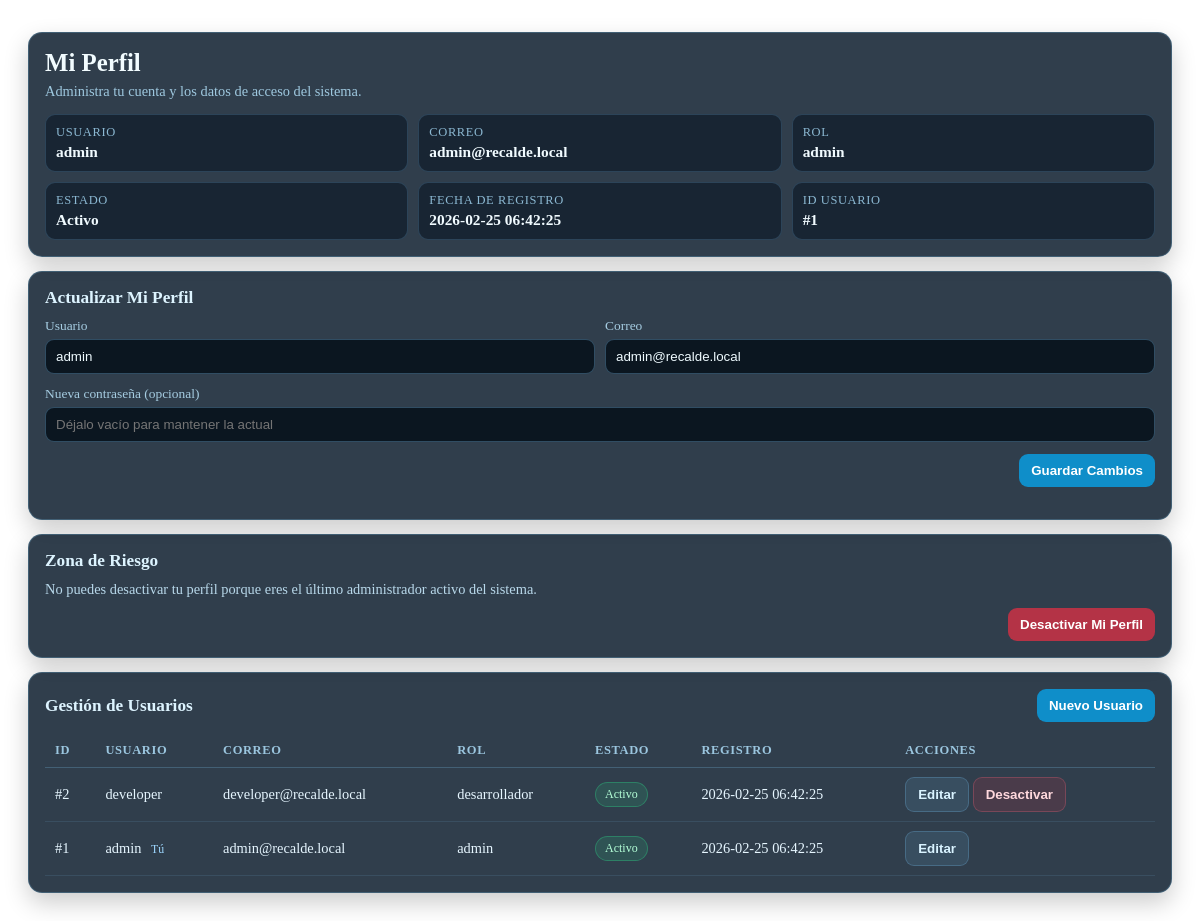
Screenshot of /?route=perfil (signed in) with the database file from the repository.
### tables this page shows
CREATE TABLE IF NOT EXISTS usuarios (
    id INT UNSIGNED AUTO_INCREMENT PRIMARY KEY,
    id_rol INT UNSIGNED NOT NULL,
    usuario VARCHAR(50) NOT NULL UNIQUE,
    correo VARCHAR(120) NOT NULL UNIQUE,
    contrasena VARCHAR(255) NOT NULL,
    debe_cambiar_contrasena TINYINT(1) NOT NULL DEFAULT 0,
    estado VARCHAR(20) NOT NULL DEFAULT 'activo',
    fecha_registro TIMESTAMP NOT NULL DEFAULT CURRENT_TIMESTAMP,
    CONSTRAINT fk_usuarios_roles
        FOREIGN KEY (id_rol) REFERENCES roles (id)
        ON UPDATE CASCADE
        ON DELETE RESTRICT
);

CREATE TABLE IF NOT EXISTS roles (
    id INT UNSIGNED AUTO_INCREMENT PRIMARY KEY,
    rol VARCHAR(40) NOT NULL UNIQUE
);

### src/views/dashboard/perfil/index.php (the view, shortened to what the rows shown need)
<?php
$usuario = $usuario ?? [];
$isAdmin = (bool) ($isAdmin ?? false);
$canDeactivateSelf = (bool) ($canDeactivateSelf ?? true);
$usuarios = $usuarios ?? [];
$idUsuarioActual = (int) ($usuario['user_id'] ?? $usuario['id'] ?? 0);
$estadoActual = strtolower((string) ($usuario['estado'] ?? 'activo'));
?>
<link rel="stylesheet" href="<?= htmlspecialchars((defined('BASE_URL') ? BASE_URL : ''), ENT_QUOTES, 'UTF-8') ?>/public/css/perfil.css">
<div class="perfil-page">
    <section class="perfil-card">
        <div class="perfil-head">
            <h1>Mi Perfil</h1>
            <p>Administra tu cuenta y los datos de acceso del sistema.</p>
        </div>
        <div class="perfil-info-grid">
            <div>
                <span>Usuario</span>
                <strong><?= htmlspecialchars((string) ($usuario['usuario'] ?? '-')) ?></strong>
            </div>
            <div>
                <span>Correo</span>
                <strong><?= htmlspecialchars((string) ($usuario['correo'] ?? '-')) ?></strong>
            </div>
            <div>
                <span>Rol</span>
                <strong><?= htmlspecialchars((string) ($usuario['nombre_rol'] ?? '-')) ?></strong>
            </div>
            <div>
                <span>Estado</span>
                <strong><?= htmlspecialchars(ucfirst($estadoActual)) ?></strong>
            </div>
            <div>
                <span>Fecha de registro</span>
                <strong><?= htmlspecialchars((string) ($usuario['fecha_registro'] ?? '-')) ?></strong>
            </div>
            <div>
                <span>ID Usuario</span>
                <strong>#<?= (int) $idUsuarioActual ?></strong>
            </div>
        </div>
    </section>
    <section class="perfil-card">
        <h2>Actualizar Mi Perfil</h2>
        <form id="perfil-update-form" class="perfil-form">
            <div class="perfil-form-grid">
                <div class="perfil-field">
                    <label for="perfil-update-usuario">Usuario</label>
                    <input
                        id="perfil-update-usuario"
                        name="usuario"
                        type="text"
                        maxlength="30"
                        value="<?= htmlspecialchars((string) ($usuario['usuario'] ?? ''), ENT_QUOTES, 'UTF-8') ?>"
                        required
                    >
                </div>
                <div class="perfil-field">
                    <label for="perfil-update-correo">Correo</label>
                    <input
                        id="perfil-update-correo"
                        name="correo"
                        type="email"
                        maxlength="100"
                        value="<?= htmlspecialchars((string) ($usuario['correo'] ?? ''), ENT_QUOTES, 'UTF-8') ?>"
                        required
                    >
                </div>
            </div>
            <div class="perfil-field">
                <label for="perfil-update-contrasena">Nueva contraseña (opcional)</label>
                <input
                    id="perfil-update-contrasena"
                    name="contrasena"
                    type="text"
                    maxlength="255"
                    placeholder="Déjalo vacío para mantener la actual"
                >
            </div>
            <div class="perfil-actions">
                <button class="btn primary" type="submit" id="perfil-update-submit">Guardar Cambios</button>
            </div>
        </form>
    </section>
    <section class="perfil-card perfil-danger-zone">
        <h2>Zona de Riesgo</h2>
        <?php if ($canDeactivateSelf): ?>
            <p>Si desactivas tu perfil, se cerrará tu sesión y no podrás volver a entrar hasta que un admin lo reactive.</p>
        <?php else: ?>
            <p>No puedes desactivar tu perfil porque eres el último administrador activo del sistema.</p>
        <?php endif; ?>
        <div class="perfil-actions">
            <button
                class="btn danger"
                type="button"
                data-action="eliminar-mi-perfil"
                data-id="<?= (int) $idUsuarioActual ?>"
                <?= $canDeactivateSelf ? '' : 'disabled' ?>
            >
                Desactivar Mi Perfil
            </button>
        </div>
    </section>
    <?php if ($isAdmin): ?>
        <section class="perfil-card">
            <div class="perfil-admin-head">
                <h2>Gestión de Usuarios</h2>
                <button class="btn primary" type="button" data-action="nuevo-usuario-perfil">Nuevo Usuario</button>
            </div>
            <div class="perfil-table-wrap">
                <table class="perfil-table">
                    <thead>
                        <tr>
                            <th>ID</th>
                            <th>Usuario</th>
                            <th>Correo</th>
                            <th>Rol</th>
                            <th>Estado</th>
                            <th>Registro</th>
                            <th>Acciones</th>
                        </tr>
                    </thead>
                    <tbody>
                        <?php if (!empty($usuarios)): ?>
                            <?php foreach ($usuarios as $item): ?>
                                <?php
                                $userId = (int) ($item['user_id'] ?? $item['id'] ?? 0);
                                $isSelf = $userId === $idUsuarioActual;
                                $estado = strtolower((string) ($item['estado'] ?? 'activo'));
                                ?>
                                <tr>
                                    <td data-label="ID">#<?= $userId ?></td>
                                    <td data-label="Usuario">
                                        <?= htmlspecialchars((string) ($item['usuario'] ?? '-')) ?>
                                        <?php if ($isSelf): ?>
                                            <small class="perfil-tag">Tú</small>
                                        <?php endif; ?>
                                    </td>
                                    <td data-label="Correo"><?= htmlspecialchars((string) ($item['correo'] ?? '-')) ?></td>
                                    <td data-label="Rol"><?= htmlspecialchars((string) ($item['nombre_rol'] ?? '-')) ?></td>
                                    <td data-label="Estado">
                                        <span class="perfil-badge <?= htmlspecialchars($estado, ENT_QUOTES, 'UTF-8') ?>">
                                            <?= htmlspecialchars(ucfirst($estado)) ?>
                                        </span>
                                    </td>
                                    <td data-label="Registro"><?= htmlspecialchars((string) ($item['fecha_registro'] ?? '-')) ?></td>
                                    <td data-label="Acciones">
                                        <button
                                            class="btn ghost"
                                            type="button"
                                            data-action="editar-usuario-perfil"
                                            data-id="<?= $userId ?>"
                                            data-usuario="<?= htmlspecialchars((string) ($item['usuario'] ?? ''), ENT_QUOTES, 'UTF-8') ?>"
                                            data-correo="<?= htmlspecialchars((string) ($item['correo'] ?? ''), ENT_QUOTES, 'UTF-8') ?>"
                                            data-id-rol="<?= (int) ($item['id_rol'] ?? 0) ?>"
                                            data-estado="<?= htmlspecialchars((string) $estado, ENT_QUOTES, 'UTF-8') ?>"
                                        >
                                            Editar
                                        </button>
                                        <?php if (!$isSelf): ?>
                                            <button
                                                class="btn danger subtle"
                                                type="button"
                                                data-action="eliminar-usuario-perfil"
                                                data-id="<?= $userId ?>"
                                                data-usuario="<?= htmlspecialchars((string) ($item['usuario'] ?? ''), ENT_QUOTES, 'UTF-8') ?>"
                                            >
                                                Desactivar
                                            </button>
                                        <?php endif; ?>
                                    </td>
                                </tr>
                            <?php endforeach; ?>
                        <?php else: ?>
                            <tr>
                                <td colspan="7" style="text-align:center;">No hay usuarios registrados.</td>
                            </tr>
                        <?php endif; ?>
                    </tbody>
                </table>
            </div>
        </section>
    <?php endif; ?>
</div>

### rows the page displays
usuarios: usuario "admin", correo "admin@recalde.local", id_rol.rol "admin", estado "Activo", fecha_registro "2026-02-25 06:42:25", id "1", shows "Tú"
usuarios: id "2", usuario "developer", correo "developer@recalde.local", id_rol.rol "desarrollador", estado "Activo", fecha_registro "2026-02-25 06:42:25"
